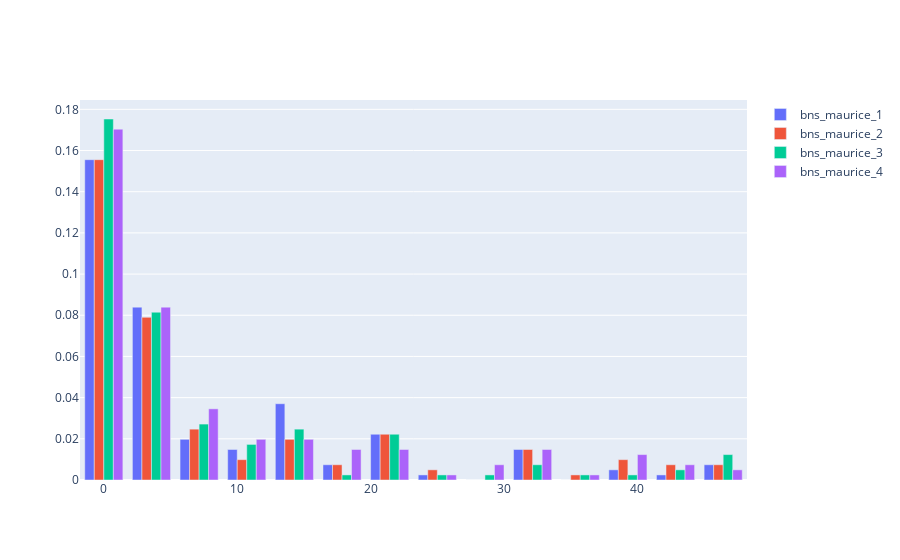

Notebook cell for this chart:
### Code cell
keys = list(pos_df_dict.keys())
key = keys[0]

fig = go.Figure()

max_chisq = 50
n_bins = 15
bins = np.linspace(0, max_chisq, n_bins)

print(len(pos_df_dict[key]))
for key in keys[:]:
    tmp_data = pos_df_dict[key].copy()[np.logical_and(pos_df_dict[key]["chisq"] <= max_chisq, pos_df_dict[key]["chisq"] >= 0.8) ]

    tmp_hist = np.histogram(tmp_data["chisq"], bins=bins)
    #print(tmp_hist)

    fig.add_trace(go.Bar(x=bins, y = tmp_hist[0]/len(pos_df_dict[key]), name=key))
    #fig.add_trace(go.Histogram(x=tmp_data["chisq"], name=key))

fig.show()

### Figure 1 — Plotly figure (JSON) as saved in the notebook; plotly's stock layout.template omitted (floating-point values rounded to 4 significant figures)
{"data": [{"name": "bns_maurice_1", "type": "bar", "x": [0, 3.571, 7.143, 10.71, 14.29, 17.86, 21.43, 25, 28.57, 32.14, 35.71, 39.29, 42.86, 46.43, 50], "y": [0.1556, 0.08395, 0.01975, 0.01481, 0.03704, 0.007407, 0.02222, 0.002469, 0, 0.01481, 0, 0.004938, 0.002469, 0.007407]}, {"name": "bns_maurice_2", "type": "bar", "x": [0, 3.571, 7.143, 10.71, 14.29, 17.86, 21.43, 25, 28.57, 32.14, 35.71, 39.29, 42.86, 46.43, 50], "y": [0.1556, 0.07901, 0.02469, 0.009877, 0.01975, 0.007407, 0.02222, 0.004938, 0, 0.01481, 0.002469, 0.009877, 0.007407, 0.007407]}, {"name": "bns_maurice_3", "type": "bar", "x": [0, 3.571, 7.143, 10.71, 14.29, 17.86, 21.43, 25, 28.57, 32.14, 35.71, 39.29, 42.86, 46.43, 50], "y": [0.1753, 0.08148, 0.02716, 0.01728, 0.02469, 0.002469, 0.02222, 0.002469, 0.002469, 0.007407, 0.002469, 0.002469, 0.004938, 0.01235]}, {"name": "bns_maurice_4", "type": "bar", "x": [0, 3.571, 7.143, 10.71, 14.29, 17.86, 21.43, 25, 28.57, 32.14, 35.71, 39.29, 42.86, 46.43, 50], "y": [0.1704, 0.08395, 0.03457, 0.01975, 0.01975, 0.01481, 0.01481, 0.002469, 0.007407, 0.01481, 0.002469, 0.01235, 0.007407, 0.004938]}], "layout": {}}
